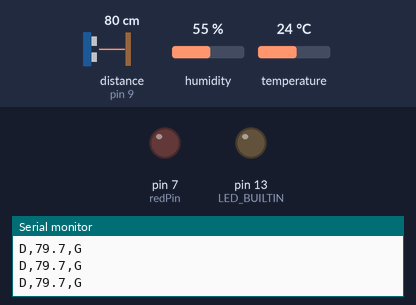
The sketch below on a simulated Arduino Uno, built with avr-gcc and run on an emulated ATmega328P. Parts: output pins drawn as LEDs (lit = HIGH), the last lines printed to the serial monitor. Wiring (inferred from the names in the program): ultrasonic range finder: trigger pin 8; echo pin 9. The inputs (shaded band) are chosen by the test bench; at power-on: distance to the obstacle (sensor on pin 9) 80 cm, humidity 55 %, temperature 24 °C. The echo pulse lasts 58.3 µs per cm; pins used as bus, display or sensor lines are not drawn.

Above: at 1.2 s.
1.3 s: distance to the obstacle (sensor on pin 9) set to 2 cm
At 2.6 s:
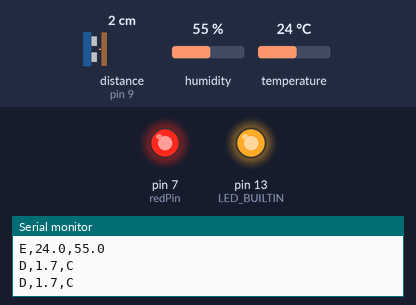
2.9 s: distance to the obstacle (sensor on pin 9) set to 46 cm
4.4 s: distance to the obstacle (sensor on pin 9) set to 53 cm
At 5.1 s:
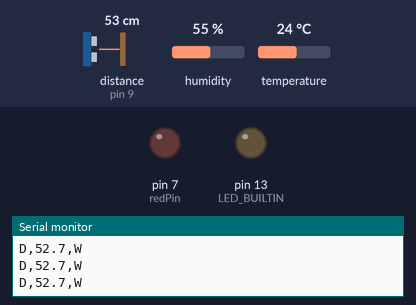
6.3 s: distance to the obstacle (sensor on pin 9) set to 4 cm
At 7.8 s:
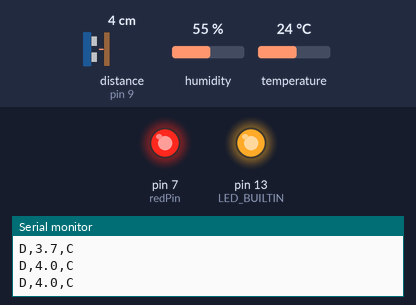
Timing chart, 0 to 8.9 s (numbered marks = the images above; inputs shaded):
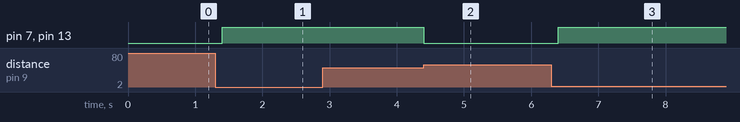

Measured:
- the behaviour switches between 50 and 51 cm on distance to the obstacle (sensor on pin 9) (found by bisection; images 1 and 2)
- after the input at 1.3 s, pin 7 (redPin), pin 13 (LED_BUILTIN): LOW → HIGH after 0.10 s
- after the input at 4.4 s, pin 7 (redPin), pin 13 (LED_BUILTIN): HIGH → LOW at once
- after the input at 6.3 s, pin 7 (redPin), pin 13 (LED_BUILTIN): LOW → HIGH after 0.10 s

The sketch:

PostureReceiver.ino
```cpp
// Distance and DHT temperature/humidity -> Mac; Mac posture -> red LED.
#include <DHT.h>

const int dhtPin = 2;
// Change to DHT22 for a DHT22 / AM2302 sensor.
#ifndef POSTURE_DHT_TYPE
#define POSTURE_DHT_TYPE DHT11
#endif
DHT climate(dhtPin, POSTURE_DHT_TYPE);
const unsigned long CLIMATE_SAMPLE_MS = 2000UL;
unsigned long lastClimateSample = 0;
const int trigPin = 8;
const int echoPin = 9;
const int redPin = 7;

const float TOO_CLOSE_CM = 50.0;
const float WARNING_CM = 60.0;
const float MAX_GOOD_CM = 100.0;
const unsigned long SAMPLE_MS = 200UL;
const unsigned long POSTURE_TIMEOUT_MS = 2000UL;
const unsigned long ECHO_TIMEOUT_US = 30000UL;

char posture = 'U';
unsigned long lastPosture = 0;
unsigned long lastSample = 0;
float distance = -1.0;
char distanceZone = 'N';

void receivePosture() {
  while (Serial.available() > 0) {
    char incoming = Serial.read();
    if (incoming == 'G' || incoming == 'B' || incoming == 'U') {
      posture = incoming;
      lastPosture = millis();
    }
  }
  if (millis() - lastPosture > POSTURE_TIMEOUT_MS) {
    posture = 'U';
  }
}

char classifyDistance(float cm) {
  if (cm <= 0 || cm > MAX_GOOD_CM) return 'N';
  if (cm < TOO_CLOSE_CM) return 'C';
  if (cm < WARNING_CM) return 'W';
  return 'G';
}

void measureDistance() {
  digitalWrite(trigPin, LOW);
  delayMicroseconds(2);
  digitalWrite(trigPin, HIGH);
  delayMicroseconds(10);
  digitalWrite(trigPin, LOW);

  // An absent echo must not block posture heartbeats for a full second.
  unsigned long duration = pulseIn(echoPin, HIGH, ECHO_TIMEOUT_US);
  distance = duration == 0 ? -1.0 : duration * 0.0343 / 2.0;
  distanceZone = classifyDistance(distance);

  // Machine-readable telemetry to the Mac. Do not add unframed debug output.
  Serial.print("D,");
  Serial.print(distance, 1);
  Serial.print(',');
  Serial.println(distanceZone);
}

void measureClimate() {
  float humidity = climate.readHumidity();
  float temperature = climate.readTemperature();  // Celsius
  // Explicit failure frame clears the app's previous reading immediately.
  if (isnan(temperature) || isnan(humidity) || temperature < -40 ||
      temperature > 80 || humidity < 0 || humidity > 100) {
    Serial.println("E,ERR");
    return;
  }
  Serial.print("E,");
  Serial.print(temperature, 1);
  Serial.print(',');
  Serial.println(humidity, 1);
}

void updateIndicators() {
  bool alert = distanceZone == 'C' || posture == 'B';
  digitalWrite(redPin, alert ? HIGH : LOW);
  digitalWrite(LED_BUILTIN, alert ? HIGH : LOW);
}

void setup() {
  pinMode(trigPin, OUTPUT);
  pinMode(echoPin, INPUT);
  pinMode(redPin, OUTPUT);
  pinMode(LED_BUILTIN, OUTPUT);
  digitalWrite(trigPin, LOW);
  digitalWrite(redPin, LOW);
  digitalWrite(LED_BUILTIN, LOW);
  Serial.begin(115200);

  climate.begin();
  // Allow the sensor to settle after power-up before its first reading.
  lastClimateSample = millis();
  lastSample = millis() - SAMPLE_MS;
}

void loop() {
  receivePosture();
  bool sampled = millis() - lastSample >= SAMPLE_MS;
  if (sampled) {
    lastSample = millis();
    measureDistance();
    receivePosture();
  }
  if (millis() - lastClimateSample >= CLIMATE_SAMPLE_MS) {
    lastClimateSample = millis();
    measureClimate();
    receivePosture();
  }
  updateIndicators();
}
```
